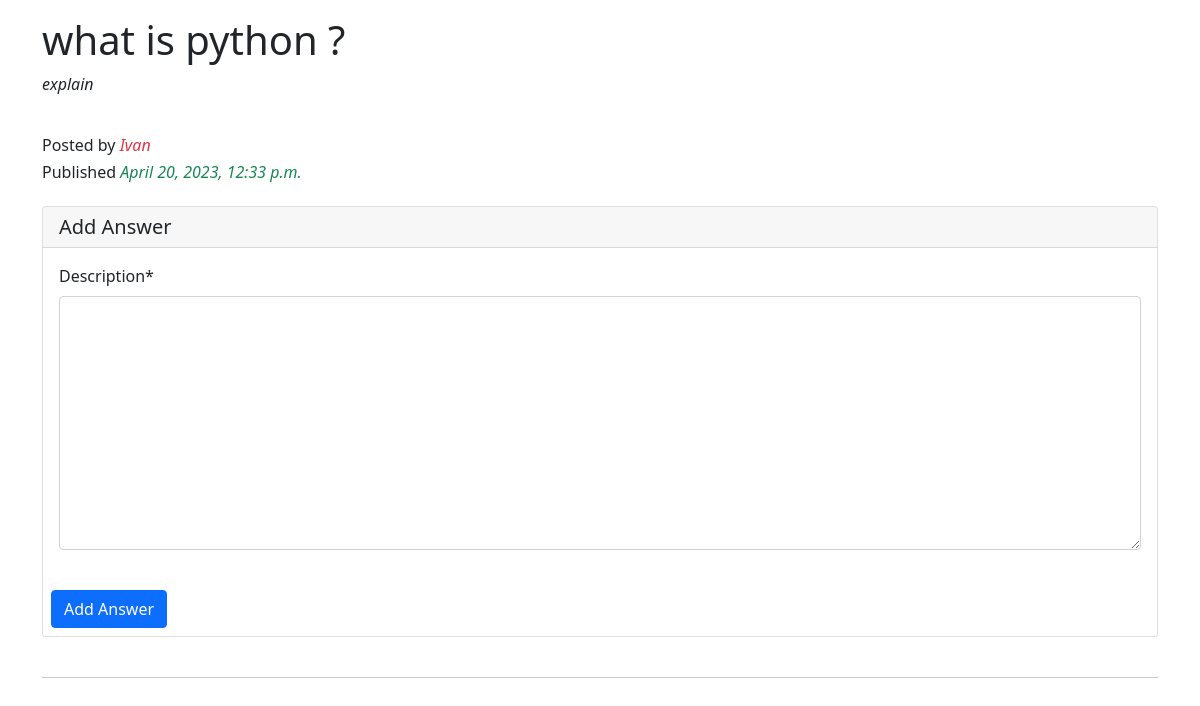
/questions/details/what-is-python/ (signed in), run on the app's committed database.
### apps/questions/models.py (models this page shows, shortened)
class Question(models.Model):
    title = models.CharField(max_length= 255)
    body = models.TextField()
    slug = models.SlugField(max_length=255,unique=True)
    author = models.ForeignKey(settings.AUTH_USER_MODEL,on_delete=models.CASCADE,related_name='questions')
    created_at = models.DateTimeField(auto_now_add=True)

### apps/users/models.py (models this page shows, shortened)
class CustomUser(AbstractUser):
        email = models.EmailField(max_length=255, unique=True)
        name = models.CharField(max_length=255)
        is_active = models.BooleanField(default=True)
        is_staff = models.BooleanField(default=False)
        objects = UserProfileManager()
        USERNAME_FIELD = 'email'
        REQUIRED_FIELDS = ['name']

### apps/questions/views.py (the view)
# urls.py: path('details/<slug:slug>/', question_details, name='question-details'),
@login_required
def question_details(request,slug):
    question = get_object_or_404(Question,slug = slug)
    answers = Answer.objects.filter(question = question)
    if request.method == 'POST':
        answer_form = AnswerCreateForm(request.POST)
        if answer_form.is_valid():
            answer = answer_form.save(commit=False)
            answer.question = question
            answer.author = request.user
            answer.save()
            return redirect('question-details',slug = question.slug)
    else:
        answer_form = AnswerCreateForm()
    return  render(request,'questions/question_details.html',{'question':question,'answers':answers,'answer_form':answer_form})

### apps/questions/forms.py
class AnswerCreateForm(ModelForm):
    class Meta:
        model = Answer
        fields = ('description',)

### templates/questions/question_details.html (shortened to what this page needs)
{% extends 'questions/base.html' %}
{% load crispy_forms_tags %}
{% block body %}
<div class="container mt-3">
    <h1>{{question.title}}</h1>
    <p><i>{{question.body}}</i></p><br>
    <h6>Posted by <i class="text-danger">{{question.author.username }}</i></h6>
     <h6>Published <i class="text-success">{{question.created_at }}</i></h6>
</div>
<div class="container">
    <div class="card mt-4 ">
        <form method="post" novalidate>
            <h5 class=" card-header">Add Answer</h5>
            <div class="card-body">
                {{answer_form | crispy}}
            </div>
            <input type="submit" value="Add Answer" class="btn btn-primary m-2">
        </form>
    </div>
    <br><hr>
</div>
{% endblock %}

### data on the page
Question: title "what is python ?", body "explain", author.username "Ivan", created_at "April 20, 2023, 12:33 p.m."
